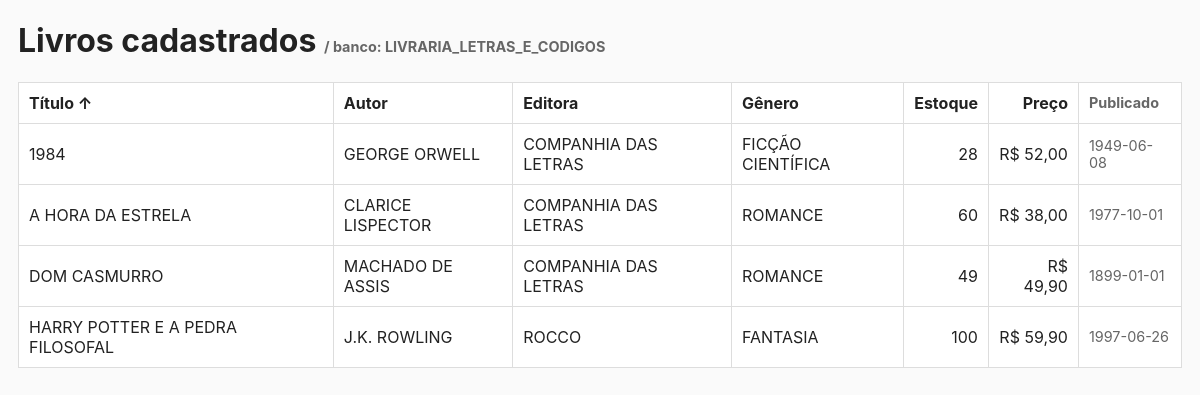
Screenshot of /MySQL/Livraria_01/index.php with the database file from the repository.
### tables this page shows
CREATE TABLE LIVROS (
    ID_LIVRO INT PRIMARY KEY AUTO_INCREMENT,
    TITULO VARCHAR(255) NOT NULL,
    ID_AUTOR_FK INT NOT NULL,  
    ID_EDITORA_FK INT NOT NULL,  
    GENERO VARCHAR(50),
    PRECO DECIMAL(10, 2) NOT NULL,  
    QUANTIDADE_ESTOQUE INT NOT NULL,
    DATA_PUBLICACAO DATE,  
    FOREIGN KEY (ID_AUTOR_FK) REFERENCES AUTORES(ID_AUTOR),  
    FOREIGN KEY (ID_EDITORA_FK) REFERENCES EDITORAS(ID_EDITORA)  
);

CREATE TABLE AUTORES (
    ID_AUTOR INT PRIMARY KEY AUTO_INCREMENT,  
    NOME VARCHAR(100) NOT NULL,  
    NACIONALIDADE VARCHAR(50),
    DATA_NASCIMENTO DATE  
);

CREATE TABLE EDITORAS (
    ID_EDITORA INT PRIMARY KEY AUTO_INCREMENT,
    NOME VARCHAR(100) NOT NULL UNIQUE,  
    CNPJ VARCHAR(18) UNIQUE,
    ENDERECO VARCHAR(255),
    CIDADE VARCHAR(100),
    CONTATO_NOME VARCHAR(100),
    TELEFONE VARCHAR(20)
);

### MySQL/Livraria_01/index.php (the view, shortened to what this page needs)
<?php
$dbHost = '127.0.0.1';
$dbPort = 3306;
$dbUser = 'root';
$dbPass = 'senaisp';
$dbName = 'LIVRARIA_LETRAS_E_CODIGOS';
$mysqli = mysqli_connect($dbHost, $dbUser, $dbPass, $dbName, $dbPort);
mysqli_set_charset($mysqli, 'utf8mb4');
$columns = [
    'ID_LIVRO','TITULO','ID_AUTOR_FK','ID_EDITORA_FK',
    'GENERO','PRECO','QUANTIDADE_ESTOQUE','DATA_PUBLICACAO',
    'AUTOR','EDITORA'
];
$col = isset($_GET['column']) && in_array($_GET['column'], $columns) ? $_GET['column'] : 'TITULO';
$sort_order = (isset($_GET['sort']) && strtoupper($_GET['sort']) === 'DESC') ? 'DESC' : 'ASC';
$orderExprMap = [
    'AUTOR' => 'A.NOME',
    'EDITORA' => 'E.NOME'
];
$orderBy = $orderExprMap[$col] ?? "L.$col";
$sql = "
    SELECT
        L.ID_LIVRO,
        L.TITULO,
        L.GENERO,
        L.PRECO,
        L.QUANTIDADE_ESTOQUE,
        L.DATA_PUBLICACAO,
        A.NOME AS AUTOR,
        E.NOME AS EDITORA
    FROM LIVROS L
    LEFT JOIN AUTORES A ON L.ID_AUTOR_FK = A.ID_AUTOR
    LEFT JOIN EDITORAS E ON L.ID_EDITORA_FK = E.ID_EDITORA
    ORDER BY {$orderBy} {$sort_order}
";
$result = mysqli_query($mysqli, $sql);
$up_or_down = $sort_order === 'ASC' ? '↑' : '↓';
$asc_or_desc = $sort_order === 'ASC' ? 'DESC' : 'ASC';
function esc($s) { return htmlspecialchars($s, ENT_QUOTES|ENT_SUBSTITUTE, 'UTF-8'); }
function money($v) { return number_format((float)$v, 2, ',', '.'); }
?>
<!doctype html>
<html lang="pt-BR">
<head>
</head>
<body>
<h1>Livros cadastrados <span class="muted">/ banco: <?= esc($dbName) ?></span></h1>
<table>
    <thead>
        <tr>
            <th><a href="?column=TITULO&sort=<?= $asc_or_desc ?>">Título <?= $col === 'TITULO' ? $up_or_down : '' ?></a></th>
            <th><a href="?column=AUTOR&sort=<?= $asc_or_desc ?>">Autor <?= $col === 'AUTOR' ? $up_or_down : '' ?></a></th>
            <th><a href="?column=EDITORA&sort=<?= $asc_or_desc ?>">Editora <?= $col === 'EDITORA' ? $up_or_down : '' ?></a></th>
            <th><a href="?column=GENERO&sort=<?= $asc_or_desc ?>">Gênero <?= $col === 'GENERO' ? $up_or_down : '' ?></a></th>
            <th class="right"><a href="?column=QUANTIDADE_ESTOQUE&sort=<?= $asc_or_desc ?>">Estoque <?= $col === 'QUANTIDADE_ESTOQUE' ? $up_or_down : '' ?></a></th>
            <th class="right"><a href="?column=PRECO&sort=<?= $asc_or_desc ?>">Preço <?= $col === 'PRECO' ? $up_or_down : '' ?></a></th>
            <th class="small muted">Publicado</th>
        </tr>
    </thead>
    <tbody>
    <?php while ($row = mysqli_fetch_assoc($result)): ?>
        <tr>
            <td><?= esc($row['TITULO']) ?></td>
            <td><?= esc($row['AUTOR'] ?? '-') ?></td>
            <td><?= esc($row['EDITORA'] ?? '-') ?></td>
            <td><?= esc($row['GENERO'] ?? '-') ?></td>
            <td class="right"><?= (int)$row['QUANTIDADE_ESTOQUE'] ?></td>
            <td class="right">R$ <?= money($row['PRECO']) ?></td>
            <td class="small muted"><?= $row['DATA_PUBLICACAO'] ? esc($row['DATA_PUBLICACAO']) : '-' ?></td>
        </tr>
    <?php endwhile; ?>
    </tbody>
</table>
</body>
</html>

### MySQL/Livraria_01/index.php (style rules this page uses)
body { font-family:Inter,Segoe UI,Arial;margin:18px;background:#fafafa;color:#222 }
table { border-collapse:collapse;width:100%;background:#fff }
th,td { padding:10px;border:1px solid #ddd;text-align:left }
th a { color:inherit;text-decoration:none }
.muted { color:#666;font-size:0.9rem }
.right { text-align:right }
.small { font-size:0.9rem }

### rows the page displays
livros: TITULO "1984", ID_AUTOR_FK.NOME "GEORGE ORWELL", ID_EDITORA_FK.NOME "COMPANHIA DAS LETRAS", GENERO "FICÇÃO CIENTÍFICA", QUANTIDADE_ESTOQUE "28", PRECO "52,00", DATA_PUBLICACAO "1949-06-08"
livros: TITULO "A HORA DA ESTRELA", ID_AUTOR_FK.NOME "CLARICE LISPECTOR", ID_EDITORA_FK.NOME "COMPANHIA DAS LETRAS", GENERO "ROMANCE", QUANTIDADE_ESTOQUE "60", PRECO "38,00", DATA_PUBLICACAO "1977-10-01"
livros: TITULO "DOM CASMURRO", ID_AUTOR_FK.NOME "MACHADO DE ASSIS", ID_EDITORA_FK.NOME "COMPANHIA DAS LETRAS", GENERO "ROMANCE", QUANTIDADE_ESTOQUE "49", PRECO "49,90", DATA_PUBLICACAO "1899-01-01"
livros: TITULO "HARRY POTTER E A PEDRA FILOSOFAL", ID_AUTOR_FK.NOME "J.K. ROWLING", ID_EDITORA_FK.NOME "ROCCO", GENERO "FANTASIA", QUANTIDADE_ESTOQUE "100", PRECO "59,90", DATA_PUBLICACAO "1997-06-26"

### other values shown
$dbName "LIVRARIA_LETRAS_E_CODIGOS"
$up_or_down "↑"
